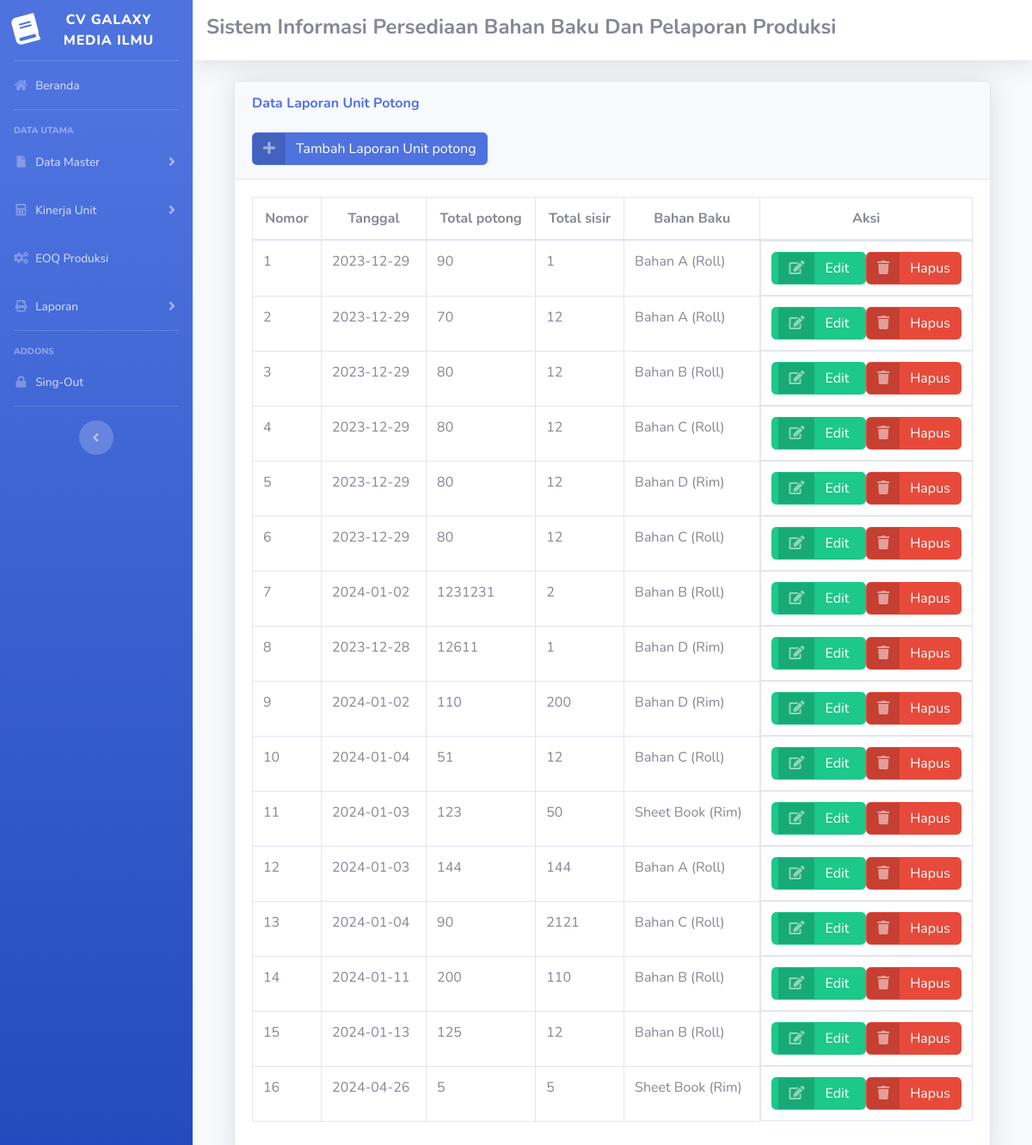
Page /s_admin.php?url=unit_potong on the committed database.
### tables this page shows
CREATE TABLE `unit_potong` (
  `id` int NOT NULL,
  `id_spk` int NOT NULL,
  `id_unit_kerja` int NOT NULL,
  `id_bahan_baku` int DEFAULT NULL,
  `shift_kerja` varchar(100) NOT NULL,
  `tanggal` date NOT NULL,
  `total_potong` int DEFAULT NULL,
  `total_sisir` int NOT NULL
);

CREATE TABLE `bahan_baku` (
  `id` int NOT NULL,
  `kode_bahan_baku` varchar(50) DEFAULT NULL,
  `nama` varchar(100) NOT NULL,
  `jenis` varchar(50) DEFAULT NULL,
  `satuan` varchar(20) NOT NULL,
  `harga` decimal(10,2) NOT NULL,
  `jumlah_persediaan` int NOT NULL,
  `created_at` datetime NOT NULL DEFAULT CURRENT_TIMESTAMP
);

### unit_potong.php (the view, shortened to what this page needs)
<!DOCTYPE html PUBLIC "-//W3C//DTD XHTML 1.0 Transitional//EN" "http://www.w3.org/TR/xhtml1/DTD/xhtml1-transitional.dtd">
<html xmlns="http://www.w3.org/1999/xhtml">
<head>
</head>
<body>
  <div class="container-fluid">
    <div class="card shadow mb-4">
      <div class="card-header py-3">
        <h6 class="m-0 font-weight-bold text-primary">Data Laporan Unit Potong</h6>
        <br>
        <a href="s_admin.php?url=tambah_potong" class="btn btn-primary btn-icon-split">
          <span class="icon text-white-50">
            <i class="fas fa-plus"></i>
          </span>
          <span class="text">Tambah Laporan Unit potong</span>
        </a>
      </div>
      <div class="card-body">
        <div class="table-responsive">
          <table class="table table-bordered" id="dataTable" width="100%" cellspacing="0">
            <thead>
              <tr class="text-center">
                <th>Nomor</th>
                <th>Tanggal</th>
                <th>Total potong</th>
                <th>Total sisir</th>
                <th>Bahan Baku</th>
                <th>Aksi</th>
              </tr>
            </thead>
            <tbody>
              <?php
                require 'koneksi.php';
                $sql = "SELECT up.*, bb.nama AS nama_bahan_baku, bb.satuan AS satuan_bahan_baku
                        FROM unit_potong up
                        LEFT JOIN bahan_baku bb ON up.id_bahan_baku = bb.id";
                $result = mysqli_query($conn, $sql);
                $data = mysqli_fetch_all($result, MYSQLI_ASSOC);
                $nomor = 1;
                foreach ($data as $row) {
              ?>
              <tr>
                <td><?php echo $nomor++; ?></td>
                <td><?php echo $row['tanggal']; ?></td>
                <td><?php echo $row['total_potong']; ?></td>
                <td><?php echo $row['total_sisir']; ?></td>
                <td><?php echo ($row['nama_bahan_baku'] != NULL) ? $row['nama_bahan_baku'] . ' (' . $row['satuan_bahan_baku'] . ')' : '-'; ?></td>
                <td class="text-center action-buttons">
                  <a href="s_admin.php?url=edit_potong&id=<?php echo $row['id']; ?>" class="btn btn-success btn-icon-split">
                    <span class="icon text-white-50">
                      <i class="fas fa-edit"></i>
                    </span>
                    <span class="text">Edit</span>
                  </a>
                  <a href="hapus_potong.php?id=<?php echo $row['id']; ?>" class="btn btn-danger btn-icon-split" onclick="return confirm('yakin hapus')">
                    <span class="icon text-white-50">
                      <i class="fas fa-trash"></i>
                    </span>
                    <span class="text">Hapus</span>
                  </a>
                </td>
              </tr>
              <?php
                }
              ?>
            </tbody>
          </table>
        </div>
      </div>
    </div>
  </div>
</body>
</html>

### unit_potong.php (style rules this page uses)
.action-buttons { display: flex; justify-content: space-around; }
.action-buttons a { flex: 1; }

### rows in the picture
unit_potong: tanggal "2023-12-29", total_potong "90", total_sisir "1", id_bahan_baku.nama "Bahan A", id_bahan_baku.satuan "Roll"
unit_potong: tanggal "2023-12-29", total_potong "70", total_sisir "12", id_bahan_baku.nama "Bahan A", id_bahan_baku.satuan "Roll"
unit_potong: tanggal "2023-12-29", total_potong "80", total_sisir "12", id_bahan_baku.nama "Bahan B", id_bahan_baku.satuan "Roll"
unit_potong: tanggal "2023-12-29", total_potong "80", total_sisir "12", id_bahan_baku.nama "Bahan C", id_bahan_baku.satuan "Roll"
unit_potong: tanggal "2023-12-29", total_potong "80", total_sisir "12", id_bahan_baku.nama "Bahan D", id_bahan_baku.satuan "Rim"
unit_potong: tanggal "2023-12-29", total_potong "80", total_sisir "12", id_bahan_baku.nama "Bahan C", id_bahan_baku.satuan "Roll"
unit_potong: tanggal "2024-01-02", total_potong "1231231", total_sisir "2", id_bahan_baku.nama "Bahan B", id_bahan_baku.satuan "Roll"
unit_potong: tanggal "2023-12-28", total_potong "12611", total_sisir "1", id_bahan_baku.nama "Bahan D", id_bahan_baku.satuan "Rim"
unit_potong: tanggal "2024-01-02", total_potong "110", total_sisir "200", id_bahan_baku.nama "Bahan D", id_bahan_baku.satuan "Rim"
unit_potong: tanggal "2024-01-04", total_potong "51", total_sisir "12", id_bahan_baku.nama "Bahan C", id_bahan_baku.satuan "Roll"
unit_potong: tanggal "2024-01-03", total_potong "123", total_sisir "50", id_bahan_baku.nama "Sheet Book", id_bahan_baku.satuan "Rim"
unit_potong: tanggal "2024-01-03", total_potong "144", total_sisir "144", id_bahan_baku.nama "Bahan A", id_bahan_baku.satuan "Roll"
unit_potong: tanggal "2024-01-04", total_potong "90", total_sisir "2121", id_bahan_baku.nama "Bahan C", id_bahan_baku.satuan "Roll"
unit_potong: tanggal "2024-01-11", total_potong "200", total_sisir "110", id_bahan_baku.nama "Bahan B", id_bahan_baku.satuan "Roll"
unit_potong: tanggal "2024-01-13", total_potong "125", total_sisir "12", id_bahan_baku.nama "Bahan B", id_bahan_baku.satuan "Roll"
unit_potong: tanggal "2024-04-26", total_potong "5", total_sisir "5", id_bahan_baku.nama "Sheet Book", id_bahan_baku.satuan "Rim"
